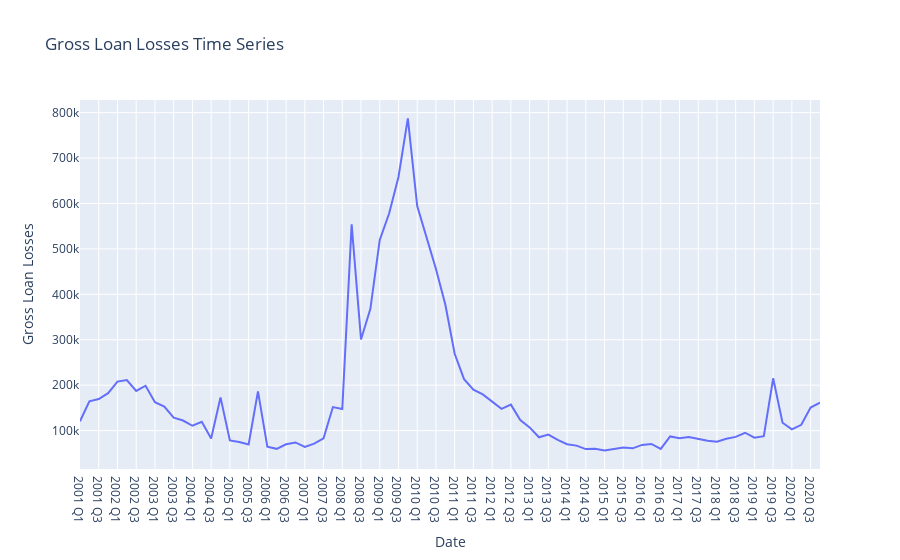

The notebook cell this image was saved under:
### Code cell
import plotly.express as px

fig = px.line(keybank_cf, x="Date", y="Gross Loan Losses", title='Gross Loan Losses Time Series')
fig.show()

### Figure 1 — Plotly figure (JSON) as saved in the notebook; plotly's stock layout.template omitted (floating-point values rounded to 4 significant figures)
{"data": [{"hovertemplate": "Date=%{x}<br>Gross Loan Losses=%{y}<extra></extra>", "legendgroup": "", "line": {"color": "#636efa", "dash": "solid"}, "marker": {"symbol": "circle"}, "mode": "lines", "name": "", "orientation": "v", "showlegend": false, "type": "scatter", "x": ["2001 Q1", "2001 Q2", "2001 Q3", "2001 Q4", "2002 Q1", "2002 Q2", "2002 Q3", "2002 Q4", "2003 Q1", "2003 Q2", "2003 Q3", "2003 Q4", "2004 Q1", "2004 Q2", "2004 Q3", "2004 Q4", "2005 Q1", "2005 Q2", "2005 Q3", "2005 Q4", "2006 Q1", "2006 Q2", "2006 Q3", "2006 Q4", "2007 Q1", "2007 Q2", "2007 Q3", "2007 Q4", "2008 Q1", "2008 Q2", "2008 Q3", "2008 Q4", "2009 Q1", "2009 Q2", "2009 Q3", "2009 Q4", "2010 Q1", "2010 Q2", "2010 Q3", "2010 Q4", "2011 Q1", "2011 Q2", "2011 Q3", "2011 Q4", "2012 Q1", "2012 Q2", "2012 Q3", "2012 Q4", "2013 Q1", "2013 Q2", "2013 Q3", "2013 Q4", "2014 Q1", "2014 Q2", "2014 Q3", "2014 Q4", "2015 Q1", "2015 Q2", "2015 Q3", "2015 Q4", "2016 Q1", "2016 Q2", "2016 Q3", "2016 Q4", "2017 Q1", "2017 Q2", "2017 Q3", "2017 Q4", "2018 Q1", "2018 Q2", "2018 Q3", "2018 Q4", "2019 Q1", "2019 Q2", "2019 Q3", "2019 Q4", "2020 Q1", "2020 Q2", "2020 Q3", "2020 Q4"], "xaxis": "x", "y": [120677, 164591, 169589, 182474, 207930, 211307, 187213, 198731, 162577, 152770, 128293, 122186, 110657, 119564, 82488, 173171, 78467, 74993, 69349, 186397, 64550, 59863, 69876, 73928, 64166, 71435, 82873, 151779, 147544, 554109, 300482, 368192, 519872, 577967, 658298, 787162, 594166, 523230, 455802, 377401, 269106, 213329, 190236, 179823, 164134, 148013, 157172, 123050, 107085, 85276, 91209, 79450, 70018, 66962, 59287, 59785, 56091, 58637, 62733, 60990, 68512, 70646, 59595, 87169, 82961, 85814, 81230, 77515, 75650, 82106, 86136, 95298, 84352, 87821, 215105, 117383, 102696, 112677, 150818, 161572], "yaxis": "y"}], "layout": {"legend": {"tracegroupgap": 0}, "title": {"text": "Gross Loan Losses Time Series"}, "xaxis": {"anchor": "y", "domain": [0, 1], "title": {"text": "Date"}}, "yaxis": {"anchor": "x", "domain": [0, 1], "title": {"text": "Gross Loan Losses"}}}}
